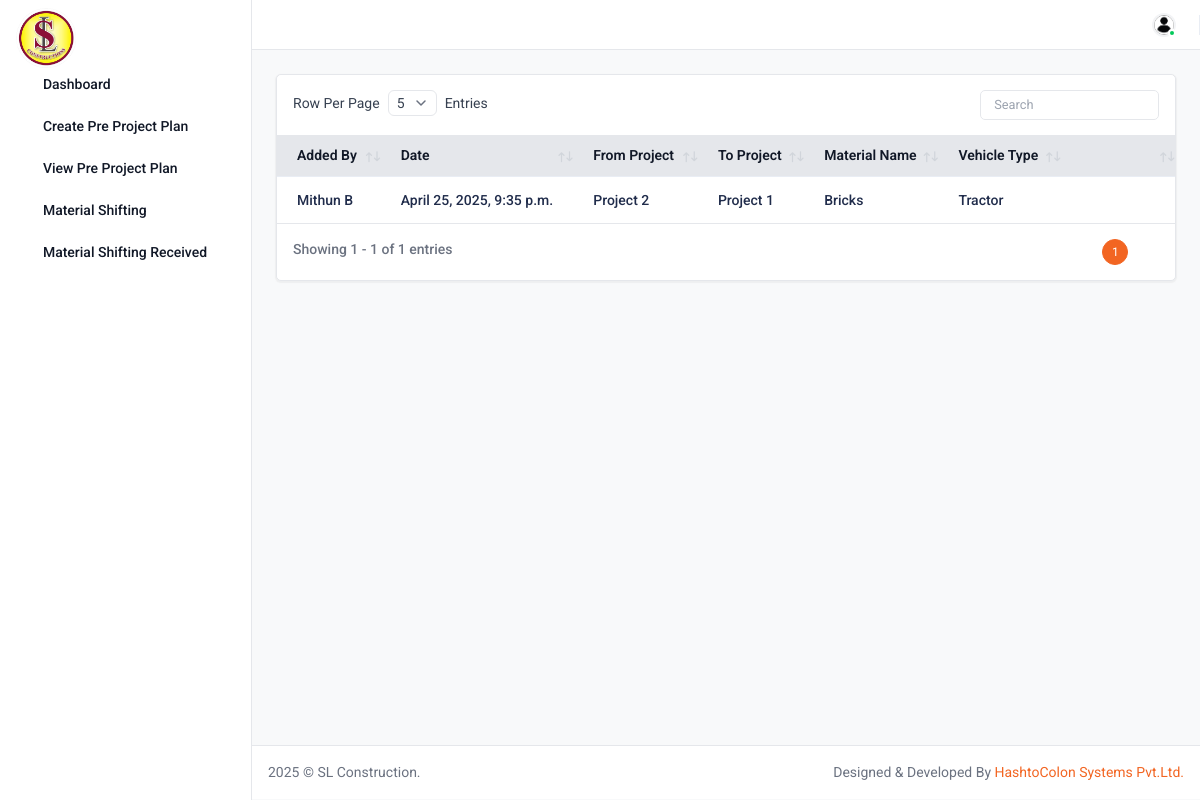
The app's page /material_shifting_list/ (signed in) with its own data.
### base/models.py (models this page shows, shortened)
class Material_shifting(models.Model):
   date = models.DateTimeField(auto_now_add=True, blank=True)
   user = models.ForeignKey(User, on_delete=models.CASCADE)
   project = models.ForeignKey(Project,  blank=True, null=True, on_delete=models.CASCADE, related_name="from_project")
   to_project = models.ForeignKey(Project,  blank=True, null=True, on_delete=models.CASCADE, related_name="to_project")
   vehicle= models.CharField(max_length=255,default="", blank=True) #
   image=models.ImageField(upload_to='uploads/' ,blank=True,)
   Material_name=models.CharField(max_length=225, default="", blank=True,) #
   lon=models.CharField(max_length=255, default="", blank=True)
   lat=models.CharField(max_length=255, default="", blank=True)

class User(AbstractUser):
   designation = models.CharField(max_length = 20, choices = designation_choice, null=True, blank=True)

class Project(models.Model):
   project_name=models.CharField(max_length=255, default="", blank=True)
   address=models.TextField(default="", blank=True)
   date = models.DateTimeField(auto_now_add=True, blank=True)

### base/views.py (the view)
# urls.py: path("material_shifting_list/",views.material_shifting_list, name="material_shifting_list"),
@login_required
def material_shifting_list(request):
 post=Material_shifting.objects.all()
 context = {'post': post}
 return render(request, "meterialshoftingtabel.html", context)

### templates/meterialshoftingtabel.html (shortened to what this page needs)
{% extends "base.html" %}
{% load static %}
{% load widget_tweaks %}
{% block content %}
<div class="content">
      <div class="row">
    <div class="col-sm-12">
      <div class="card">
        <div class="card-body p-0">
          <div class="custom-datatable-filter table-responsive">
            <table class="table datatable">
              <thead class="thead-light">
                <tr>
                  <th>Added By</th>
                  <th>Date </th>
                  <th>From Project</th>
                  <th>To Project</th>
                  <th>Material Name</th>
                  <th>Vehicle Type</th>
                  <th></th>
                </tr>
              </thead>
              <tbody>
                {% for posts in post %}
                <tr>
                  <td><h6 class="fw-medium">{{posts.user.first_name}} {{posts.user.last_name}}</h6></td>
                  <td><h6 class="fw-medium">{{posts.date}}</h6></td>
                  <td><h6 class="fw-medium">{{posts.project.project_name}}</h6></td>
                  <td><h6 class="fw-medium">{{posts.to_project.project_name}}</h6></td>
                  <td><h6 class="fw-medium">{{posts.Material_name}}</h6></td>
                  <td><h6 class="fw-medium">{{posts.vehicle}}</h6></td>
                  <td>
                    <div class="action-icon d-inline-flex">
                      <a href="{% url 'base:material_shifting_detail' posts.pk %}" class="me-5"
                        ><i class="ti ti-eye text-success"></i
                      ></a>
                    </div>
                  </td>
                </tr>
                {% endfor %}
              </tbody>
            </table>
          </div>
        </div>
      </div>
    </div>
  </div>
</div >
{% endblock content %}

### records on screen
Material_shifting: user.first_name "Mithun", user.last_name "B", date "April 25, 2025, 9:35 p.m.", project.project_name "Project 2", to_project.project_name "Project 1", Material_name "Bricks", vehicle "Tractor"
